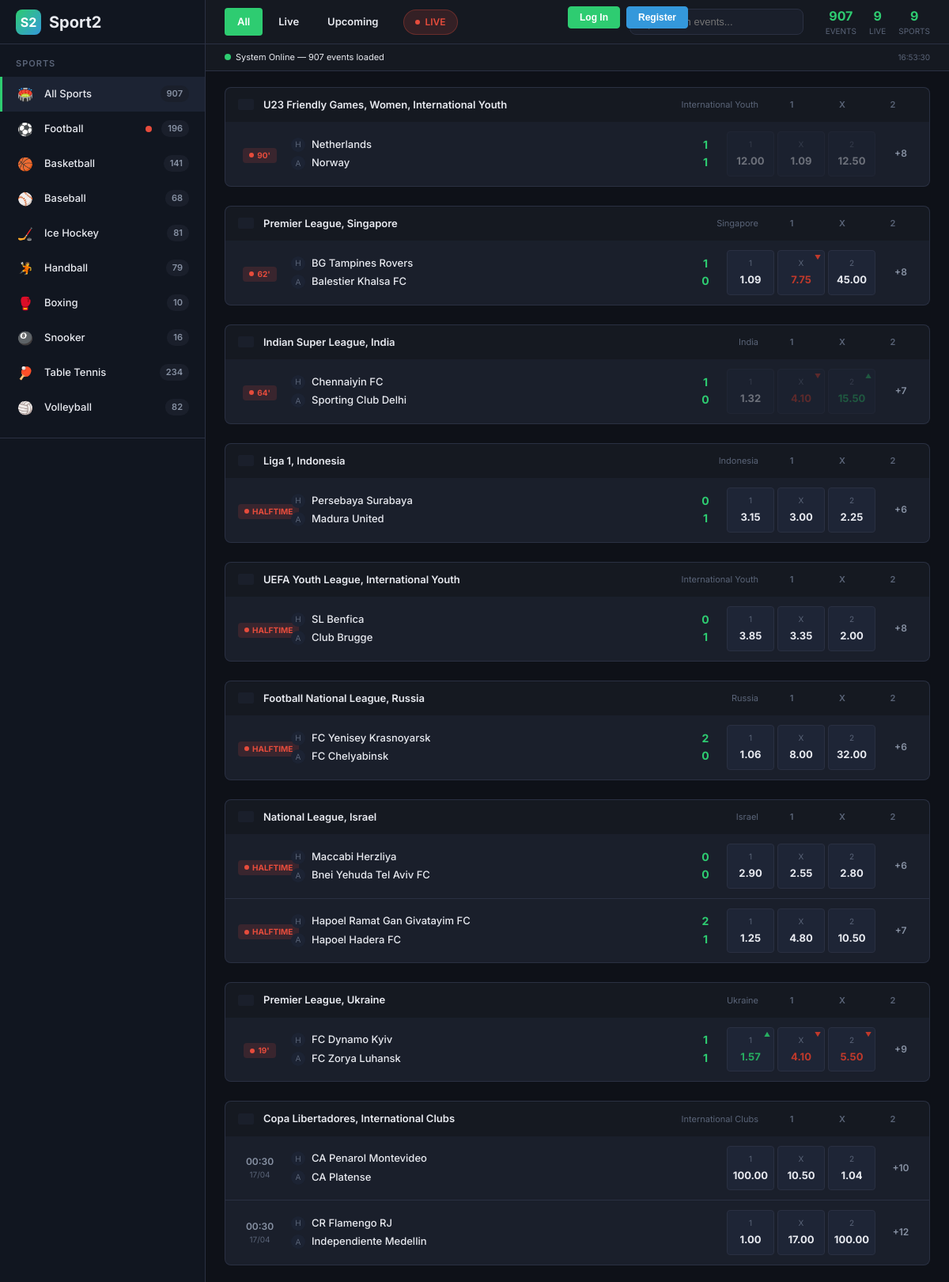
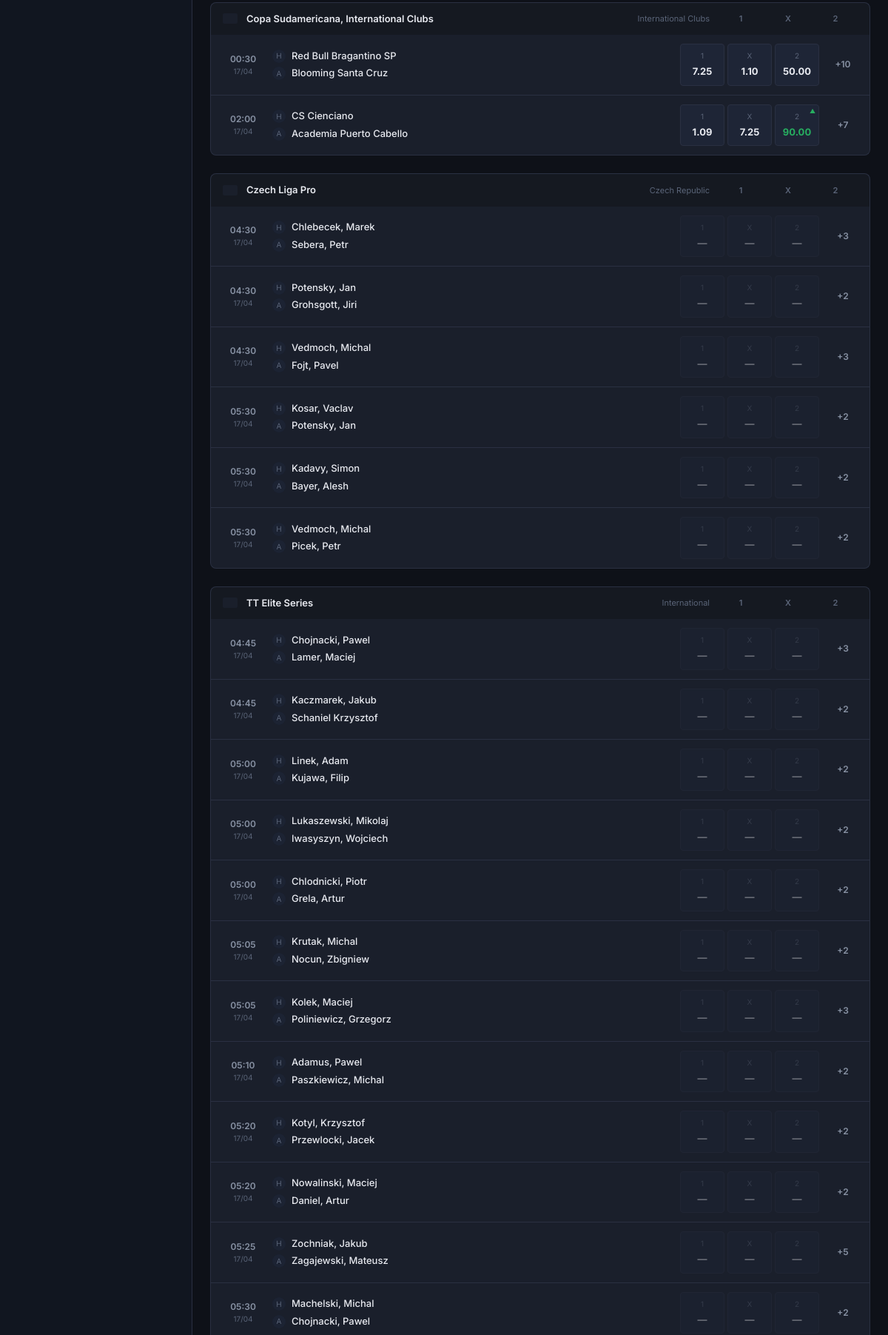
/sport2/public/index.php (upper part), run on the app's committed database (2 pictures, top to bottom).
### tables this page shows
CREATE TABLE `sports` (
  `id` int UNSIGNED NOT NULL,
  `name` varchar(100) NOT NULL,
  `slug` varchar(100) NOT NULL,
  `iso` varchar(50) DEFAULT NULL,
  `sport_type_id` int UNSIGNED DEFAULT NULL,
  `event_count` int UNSIGNED DEFAULT '0',
  `has_live` tinyint(1) DEFAULT '0',
  `has_stream` tinyint(1) DEFAULT '0',
  `sort_order` int UNSIGNED DEFAULT '0',
  `is_active` tinyint(1) DEFAULT '1',
  `synced_at` datetime NOT NULL DEFAULT CURRENT_TIMESTAMP
);

CREATE TABLE `events` (
  `id` bigint UNSIGNED NOT NULL,
  `ext_id` varchar(50) DEFAULT NULL,
  `event_code` varchar(50) DEFAULT NULL,
  `sport_id` int UNSIGNED NOT NULL,
  `league_id` int UNSIGNED NOT NULL,
  `category_id` int UNSIGNED DEFAULT NULL,
  `category_name` varchar(150) DEFAULT NULL,
  `name` varchar(300) NOT NULL,
  `home_team` varchar(150) DEFAULT NULL,
  `away_team` varchar(150) DEFAULT NULL,
  `home_logo` varchar(200) DEFAULT NULL,
  `away_logo` varchar(200) DEFAULT NULL,
  `competitors` json DEFAULT NULL,
  `event_date` datetime DEFAULT NULL,
  `event_type` tinyint UNSIGNED DEFAULT '0',
  `is_live` tinyint(1) DEFAULT '0',
  `is_live_stream` tinyint(1) DEFAULT '0',
  `is_parlay` tinyint(1) DEFAULT '1',
  `live_score` varchar(50) DEFAULT NULL,
  `live_time` varchar(50) DEFAULT NULL,
  `status` tinyint UNSIGNED DEFAULT '1' COMMENT '1=active, 2=suspended, 3=settled, 0=removed',
  `selections_count` int UNSIGNED DEFAULT '0',
  `synced_at` datetime NOT NULL DEFAULT CURRENT_TIMESTAMP
);

CREATE TABLE `leagues` (
  `id` int UNSIGNED NOT NULL,
  `name` varchar(200) NOT NULL,
  `sport_id` int UNSIGNED NOT NULL,
  `category_id` int UNSIGNED DEFAULT NULL,
  `iso` varchar(50) DEFAULT NULL,
  `sort_order` int UNSIGNED DEFAULT '0',
  `is_active` tinyint(1) DEFAULT '1',
  `synced_at` datetime NOT NULL DEFAULT CURRENT_TIMESTAMP
);

### sport2/public/index.php (the view, shortened to what this page needs)
<?php
$sportDb = Sport2Db::get();
$user = null;
$activeSport = isset($_GET['sport']) ? (int)$_GET['sport'] : 0;
$activeTab   = $_GET['tab'] ?? 'all';
$search      = trim($_GET['q'] ?? '');
$page        = max(1, (int)($_GET['page'] ?? 1));
$perPage     = 50;
$offset      = ($page - 1) * $perPage;
$sportsStmt = $sportDb->query("
    SELECT s.id, s.name, s.slug, s.iso, s.has_live,
        (SELECT COUNT(*) FROM events e WHERE e.sport_id = s.id AND e.status = 1) AS total_events,
        (SELECT COUNT(*) FROM events e WHERE e.sport_id = s.id AND e.is_live = 1 AND e.status = 1) AS live_count
    FROM sports s
    WHERE s.is_active = 1
    ORDER BY s.sort_order ASC, s.name ASC
");
$sports = $sportsStmt->fetchAll(PDO::FETCH_ASSOC);
$totalAllEvents = array_sum(array_column($sports, 'total_events'));
$totalLive = array_sum(array_column($sports, 'live_count'));
$totalSports = count(array_filter($sports, fn($s) => (int)$s['total_events'] > 0));
$sportIcons = [
    1 => '⚽', 2 => '🏀', 3 => '⚾', 4 => '🏒', 5 => '🎾', 6 => '🤾',
    10 => '🥊', 12 => '🏉', 13 => '🏈', 15 => '🏒', 16 => '🏈',
    19 => '🎱', 20 => '🏓', 21 => '🏏', 22 => '🎯', 23 => '🏐',
    24 => '🏑', 26 => '🤽', 29 => '⚽', 31 => '🏸', 34 => '🏐',
    37 => '🎾', 71 => '🎾', 109 => '🎮', 110 => '🎮', 111 => '🎮',
    117 => '🥋', 118 => '🎮', 137 => '🎮', 153 => '🎮', 155 => '🏀',
];
$where = ['e.status = 1'];
$whereSQL = implode(' AND ', $where);
$countStmt = $sportDb->prepare("SELECT COUNT(*) FROM events e WHERE {$whereSQL}");
$countStmt->execute();
$totalEvents = (int)$countStmt->fetchColumn();
$evtStmt = $sportDb->prepare("
    SELECT e.id, e.sport_id, e.league_id, e.category_name, e.name,
        e.home_team, e.away_team, e.home_logo, e.away_logo,
        e.event_date, e.is_live, e.live_score, e.live_time,
        e.selections_count, e.status,
        l.name AS league_name, l.iso AS league_iso,
        sp.name AS sport_name
    FROM events e
    LEFT JOIN leagues l ON e.league_id = l.id
    LEFT JOIN sports sp ON e.sport_id = sp.id
    WHERE {$whereSQL}
    ORDER BY e.is_live DESC, e.event_date ASC
    LIMIT :lim OFFSET :off
");
$evtStmt->bindValue(':lim', $perPage, PDO::PARAM_INT);
$evtStmt->bindValue(':off', $offset, PDO::PARAM_INT);
$evtStmt->execute();
$events = $evtStmt->fetchAll(PDO::FETCH_ASSOC);
$selByEvent = [];
if ($events) {
    $eventIds = array_column($events, 'id');
    $ph = implode(',', array_fill(0, count($eventIds), '?'));
    $selStmt = $sportDb->prepare("
        SELECT m.event_id, s.id AS sel_id, s.name AS sel_name, s.odds,
            s.previous_odds, s.odds_direction, s.is_active, s.column_num
        FROM markets m
        JOIN selections s ON s.market_id = m.id
        WHERE m.event_id IN ({$ph}) AND m.market_type_id = 1
        ORDER BY m.event_id, s.column_num
    ");
    $selStmt->execute($eventIds);
    foreach ($selStmt->fetchAll(PDO::FETCH_ASSOC) as $sel) {
        $selByEvent[$sel['event_id']][] = $sel;
    }
}
$leagueGroups = [];
foreach ($events as $evt) {
    $key = $evt['league_id'] ?: 0;
    if (!isset($leagueGroups[$key])) {
        $leagueGroups[$key] = [
            'league_name'  => $evt['league_name'] ?: 'Other',
            'category_name' => $evt['category_name'] ?: '',
            'league_iso'   => $evt['league_iso'] ?: '',
            'sport_name'   => $evt['sport_name'] ?: '',
            'events'       => [],
        ];
    }
    $evt['selections'] = $selByEvent[$evt['id']] ?? [];
    $leagueGroups[$key]['events'][] = $evt;
}
function e(string $str): string {
    return htmlspecialchars($str, ENT_QUOTES | ENT_HTML5, 'UTF-8');
}
function buildUrl(array $overrides = []): string {
    $params = array_merge($_GET, $overrides);
    unset($params['page']);
    if (isset($overrides['page'])) $params['page'] = $overrides['page'];
    return '?' . http_build_query($params);
}
?>
<!DOCTYPE html>
<html lang="en">
<head>
    <link rel="stylesheet" href="assets/css/sport2.css">
</head>
<body>
<div class="app-wrapper">
    <aside class="sidebar" id="sidebar">
        <div class="sidebar-brand">
            <div class="logo-icon">S2</div>
            <span>Sport<strong>2</strong></span>
        </div>
        <div class="sidebar-section">
            <div class="sidebar-section-title">Sports</div>
            <div id="sports-list">
                <a href="<?= e(buildUrl(['sport' => 0, 'tab' => $activeTab])) ?>"
                   class="sport-item <?= $activeSport === 0 ? 'active' : '' ?>">
                    <span class="sport-icon">🏟️</span>
                    <span class="sport-name">All Sports</span>
                    <span class="sport-count"><?= $totalAllEvents ?></span>
                </a>
                <?php foreach ($sports as $sp):
                    if ((int)$sp['total_events'] === 0) continue;
                    $icon = $sportIcons[(int)$sp['id']] ?? '🏅';
                    $isLive = (int)$sp['live_count'] > 0;
                ?>
                <a href="<?= e(buildUrl(['sport' => $sp['id'], 'tab' => $activeTab])) ?>"
                   class="sport-item <?= $activeSport === (int)$sp['id'] ? 'active' : '' ?>">
                    <span class="sport-icon"><?= $icon ?></span>
                    <span class="sport-name"><?= e($sp['name']) ?></span>
                    <?php if ($isLive): ?><span class="live-dot"></span><?php endif; ?>
                    <span class="sport-count"><?= (int)$sp['total_events'] ?></span>
                </a>
                <?php endforeach; ?>
            </div>
        </div>
    </aside>
    <main class="main-content">
        <header class="top-header">
            <div class="header-tabs">
                <a href="<?= e(buildUrl(['tab' => 'all'])) ?>" class="header-tab <?= $activeTab === 'all' ? 'active' : '' ?>">All</a>
                <a href="<?= e(buildUrl(['tab' => 'live'])) ?>" class="header-tab <?= $activeTab === 'live' ? 'active' : '' ?>">Live</a>
                <a href="<?= e(buildUrl(['tab' => 'upcoming'])) ?>" class="header-tab <?= $activeTab === 'upcoming' ? 'active' : '' ?>">Upcoming</a>
            </div>
            <div class="header-live">
                <span class="dot" style="width:6px;height:6px;background:var(--live-pulse);border-radius:50%;animation:pulse 1.5s infinite;"></span>
                LIVE
            </div>
            <form class="header-search" method="GET" action="">
                <span class="search-icon">🔍</span>
                <input type="text" name="q" id="search-input" placeholder="Search events..." value="<?= e($search) ?>">
            </form>
            <div class="header-stats">
                <div class="header-stat">
                    <div class="stat-value"><?= $totalAllEvents ?></div>
                    <div class="stat-label">Events</div>
                </div>
                <div class="header-stat">
                    <div class="stat-value"><?= $totalLive ?></div>
                    <div class="stat-label">Live</div>
                </div>
                <div class="header-stat">
                    <div class="stat-value"><?= $totalSports ?></div>
                    <div class="stat-label">Sports</div>
                </div>
            </div>
        </header>
        <div class="health-bar" id="health-bar">
            <div class="health-indicator">
                <div class="health-dot ok"></div>
                <span>System Online — <?= $totalEvents ?> events loaded</span>
            </div>
            <span style="margin-left:auto;color:var(--text-muted);font-size:10px;">
                <?= date('H:i:s') ?>
            </span>
        </div>
        <div class="content-area">
            <div id="events-container">
                <?php if (empty($leagueGroups)): ?>
                    <div class="empty-state">
                        <div class="empty-icon">🏟️</div>
                        <div class="empty-title">No events found</div>
                        <div class="empty-desc">Check back soon for upcoming matches</div>
                    </div>
                <?php else: ?>
                    <?php foreach ($leagueGroups as $leagueId => $group): ?>
                    <div class="league-group">
                        <div class="league-header">
                            <div class="league-flag">
                            </div>
                            <span class="league-name"><?= e($group['league_name']) ?></span>
                            <span class="league-category"><?= e($group['category_name']) ?></span>
                            <div class="league-market-headers">
                                <span>1</span><span>X</span><span>2</span>
                            </div>
                        </div>
                        <?php foreach ($group['events'] as $evt):
                            $isLive = (int)$evt['is_live'] === 1;
                            $scores = explode(':', $evt['live_score'] ?? '');
                            $homeScore = trim($scores[0] ?? '');
                            $awayScore = trim($scores[1] ?? '');
                            $sels = $evt['selections'];
                        ?>
                        <div class="event-row" data-event-id="<?= (int)$evt['id'] ?>">
                            <div class="event-time">
                                <?php if ($isLive): ?>
                                    <div class="event-live-badge">
                                        <span class="dot"></span> <?= e($evt['live_time'] ?: 'LIVE') ?>
                                    </div>
                                <?php elseif ($evt['event_date']): ?>
                                    <?php $d = new DateTime($evt['event_date']); ?>
                                    <div class="time"><?= $d->format('H:i') ?></div>
                                    <div class="date"><?= $d->format('d/m') ?></div>
                                <?php else: ?>
                                    <div class="time">TBD</div>
                                <?php endif; ?>
                            </div>
                            <div class="event-teams">
                                <div class="team-row">
                                    <div class="team-logo">
                                    </div>
                                    <span class="team-name"><?= e($evt['home_team'] ?: 'TBD') ?></span>
                                </div>
                                <div class="team-row">
                                    <div class="team-logo">
                                    </div>
                                    <span class="team-name"><?= e($evt['away_team'] ?: 'TBD') ?></span>
                                </div>
                            </div>
                            <?php if ($isLive && ($homeScore !== '' || $awayScore !== '')): ?>
                            <div class="event-score">
                                <span class="score-val"><?= e($homeScore) ?></span>
                                <span class="score-val"><?= e($awayScore) ?></span>
                            </div>
                            <?php endif; ?>
                            <div class="event-odds">
                                <?php
                                $labels = ['1', 'X', '2'];
                                for ($i = 0; $i < 3; $i++):
                                    $sel = null;
                                    foreach ($sels as $s) {
                                        if ((int)$s['column_num'] === $i + 1) { $sel = $s; break; }
                                    }
                                    if ($sel):
                                        $dir = (int)$sel['odds_direction'];
                                        $dirClass = $dir === 1 ? 'up' : ($dir === -1 ? 'down' : '');
                                        $active = (int)$sel['is_active'];
                                        $arrow = $dir === 1 ? '▲' : ($dir === -1 ? '▼' : '');
                                ?>
                                <div class="odd-btn <?= $dirClass ?> <?= !$active ? 'suspended' : '' ?>"
                                     data-sel-id="<?= e($sel['sel_id']) ?>"
                                     data-event="<?= (int)$evt['id'] ?>"
                                     data-odds="<?= number_format((float)$sel['odds'], 3, '.', '') ?>"
                                     data-sel-name="<?= e($sel['sel_name']) ?>"
                                     data-home="<?= e($evt['home_team'] ?? '') ?>"
                                     data-away="<?= e($evt['away_team'] ?? '') ?>">
                                    <span class="odd-label"><?= $labels[$i] ?></span>
                                    <span class="odd-value"><?= number_format((float)$sel['odds'], 2) ?></span>
                                    <?php if ($arrow): ?><span class="odd-arrow"><?= $arrow ?></span><?php endif; ?>
                                </div>
                                <?php else: ?>
                                <div class="odd-btn suspended">
                                    <span class="odd-label"><?= $labels[$i] ?></span>
                                    <span class="odd-value">—</span>
                                </div>
                                <?php endif; ?>
                                <?php endfor; ?>
                            </div>
                            <div class="event-more">+<?= max(0, (int)$evt['selections_count'] - 3) ?></div>
                        </div>
                        <?php endforeach; ?>
                    </div>
                    <?php endforeach; ?>
                <?php endif; ?>
            </div>
        </div>
    </main>
    <div class="auth-bar" id="auth-bar">
        <?php if ($user): ?>
        <div class="auth-logged-in" id="auth-logged-in">
            <span class="user-balance" id="user-balance"><?= number_format((float)$user['balance'], 2) ?></span>
            <span class="user-name" id="user-name"><?= e($user['username']) ?></span>
            <button class="auth-btn mybets-btn" id="btn-my-bets">My Bets</button>
            <?php if (in_array($user['role'], ['admin', 'super_admin'])): ?>
            <button class="auth-btn admin-btn" id="btn-admin-ggr">GGR</button>
            <?php endif; ?>
            <button class="auth-btn logout-btn" id="btn-logout">Logout</button>
        </div>
        <?php else: ?>
        <div class="auth-logged-out" id="auth-logged-out">
            <button class="auth-btn login-btn" id="btn-show-login">Log In</button>
            <button class="auth-btn register-btn" id="btn-show-register">Register</button>
        </div>
        <?php endif; ?>
    </div>
</div>
</body>
</html>

### data on the page
sports: id "⚽", name "Football", total_events "196"
sports: id "🏀", name "Basketball", total_events "141"
sports: id "⚾", name "Baseball", total_events "68"
sports: id "🏒", name "Ice Hockey", total_events "81"
sports: id "🤾", name "Handball", total_events "79"
sports: id "🥊", name "Boxing", total_events "10"
sports: id "🎱", name "Snooker", total_events "16"
sports: id "🏓", name "Table Tennis", total_events "234"
sports: id "🏐", name "Volleyball", total_events "82"
events: league.name "U23 Friendly Games, Women, International Youth", category_name "International Youth", live_time "90'", home_team "Netherlands", away_team "Norway", live_score "1", i "1", odds "12.00", i "X", odds "1.09", i "2", odds "12.50", max(0,(int)$evt['selections_count']-3) "8"
events: league.name "Premier League, Singapore", category_name "Singapore", live_time "62'", home_team "BG Tampines Rovers", away_team "Balestier Khalsa FC", live_score "1", live_score "0", i "1", odds "1.09", i "X", odds "7.75", arrow "▼", i "2", odds "45.00", max(0,(int)$evt['selections_count']-3) "8"
events: league.name "Indian Super League, India", category_name "India", live_time "64'", home_team "Chennaiyin FC", away_team "Sporting Club Delhi", live_score "1", live_score "0", i "1", odds "1.32", i "X", odds "4.10", arrow "▼", i "2", odds "15.50", arrow "▲", max(0,(int)$evt['selections_count']-3) "7"
events: league.name "Liga 1, Indonesia", category_name "Indonesia", live_time "HALFTIME", home_team "Persebaya Surabaya", away_team "Madura United", live_score "0", live_score "1", i "1", odds "3.15", i "X", odds "3.00", i "2", odds "2.25", max(0,(int)$evt['selections_count']-3) "6"
events: league.name "UEFA Youth League, International Youth", category_name "International Youth", live_time "HALFTIME", home_team "SL Benfica", away_team "Club Brugge", live_score "0", live_score "1", i "1", odds "3.85", i "X", odds "3.35", i "2", odds "2.00", max(0,(int)$evt['selections_count']-3) "8"
events: league.name "Football National League, Russia", category_name "Russia", live_time "HALFTIME", home_team "FC Yenisey Krasnoyarsk", away_team "FC Chelyabinsk", live_score "2", live_score "0", i "1", odds "1.06", i "X", odds "8.00", i "2", odds "32.00", max(0,(int)$evt['selections_count']-3) "6"
events: live_time "HALFTIME", home_team "Maccabi Herzliya", away_team "Bnei Yehuda Tel Aviv FC", live_score "0", i "1", odds "2.90", i "X", odds "2.55", i "2", odds "2.80", max(0,(int)$evt['selections_count']-3) "6"
events: live_time "HALFTIME", home_team "Hapoel Ramat Gan Givatayim FC", away_team "Hapoel Hadera FC", live_score "2", live_score "1", i "1", odds "1.25", i "X", odds "4.80", i "2", odds "10.50", max(0,(int)$evt['selections_count']-3) "7"
events: league.name "Premier League, Ukraine", category_name "Ukraine", live_time "19'", home_team "FC Dynamo Kyiv", away_team "FC Zorya Luhansk", live_score "1", i "1", odds "1.57", arrow "▲", i "X", odds "4.10", arrow "▼", i "2", odds "5.50", max(0,(int)$evt['selections_count']-3) "9"
events: event_date "00:30", event_date "17/04", home_team "CA Penarol Montevideo", away_team "CA Platense", i "1", odds "100.00", i "X", odds "10.50", i "2", odds "1.04", max(0,(int)$evt['selections_count']-3) "10"
events: event_date "00:30", event_date "17/04", home_team "CR Flamengo RJ", away_team "Independiente Medellin", i "1", odds "1.00", i "X", odds "17.00", i "2", odds "100.00", max(0,(int)$evt['selections_count']-3) "12"
events: event_date "00:30", event_date "17/04", home_team "Red Bull Bragantino SP", away_team "Blooming Santa Cruz", i "1", odds "7.25", i "X", odds "1.10", i "2", odds "50.00", max(0,(int)$evt['selections_count']-3) "10"
events: event_date "02:00", event_date "17/04", home_team "CS Cienciano", away_team "Academia Puerto Cabello", i "1", odds "1.09", i "X", odds "7.25", i "2", odds "90.00", arrow "▲", max(0,(int)$evt['selections_count']-3) "7"
events: event_date "04:30", event_date "17/04", home_team "Chlebecek, Marek", away_team "Sebera, Petr", i "1", i "X", i "2", max(0,(int)$evt['selections_count']-3) "3"
events: event_date "04:30", event_date "17/04", home_team "Potensky, Jan", away_team "Grohsgott, Jiri", i "1", i "X", i "2", max(0,(int)$evt['selections_count']-3) "2"
events: event_date "04:30", event_date "17/04", home_team "Vedmoch, Michal", away_team "Fojt, Pavel", i "1", i "X", i "2", max(0,(int)$evt['selections_count']-3) "3"
events: event_date "05:30", event_date "17/04", home_team "Kosar, Vaclav", away_team "Potensky, Jan", i "1", i "X", i "2", max(0,(int)$evt['selections_count']-3) "2"
events: event_date "05:30", event_date "17/04", home_team "Kadavy, Simon", away_team "Bayer, Alesh", i "1", i "X", i "2", max(0,(int)$evt['selections_count']-3) "2"
events: event_date "05:30", event_date "17/04", home_team "Vedmoch, Michal", away_team "Picek, Petr", i "1", i "X", i "2", max(0,(int)$evt['selections_count']-3) "2"
events: event_date "04:45", event_date "17/04", home_team "Chojnacki, Pawel", away_team "Lamer, Maciej", i "1", i "X", i "2", max(0,(int)$evt['selections_count']-3) "3"
events: event_date "04:45", event_date "17/04", home_team "Kaczmarek, Jakub", away_team "Schaniel Krzysztof", i "1", i "X", i "2", max(0,(int)$evt['selections_count']-3) "2"
events: event_date "05:00", event_date "17/04", home_team "Linek, Adam", away_team "Kujawa, Filip", i "1", i "X", i "2", max(0,(int)$evt['selections_count']-3) "2"
events: event_date "05:00", event_date "17/04", home_team "Lukaszewski, Mikolaj", away_team "Iwasyszyn, Wojciech", i "1", i "X", i "2", max(0,(int)$evt['selections_count']-3) "2"
events: event_date "05:00", event_date "17/04", home_team "Chlodnicki, Piotr", away_team "Grela, Artur", i "1", i "X", i "2", max(0,(int)$evt['selections_count']-3) "2"
events: event_date "05:05", event_date "17/04", home_team "Krutak, Michal", away_team "Nocun, Zbigniew", i "1", i "X", i "2", max(0,(int)$evt['selections_count']-3) "2"
events: event_date "05:05", event_date "17/04", home_team "Kolek, Maciej", away_team "Poliniewicz, Grzegorz", i "1", i "X", i "2", max(0,(int)$evt['selections_count']-3) "3"
events: event_date "05:10", event_date "17/04", home_team "Adamus, Pawel", away_team "Paszkiewicz, Michal", i "1", i "X", i "2", max(0,(int)$evt['selections_count']-3) "2"
events: event_date "05:20", event_date "17/04", home_team "Kotyl, Krzysztof", away_team "Przewlocki, Jacek", i "1", i "X", i "2", max(0,(int)$evt['selections_count']-3) "2"
events: event_date "05:20", event_date "17/04", home_team "Nowalinski, Maciej", away_team "Daniel, Artur", i "1", i "X", i "2", max(0,(int)$evt['selections_count']-3) "2"
events: event_date "05:25", event_date "17/04", home_team "Zochniak, Jakub", away_team "Zagajewski, Mateusz", i "1", i "X", i "2", max(0,(int)$evt['selections_count']-3) "5"
events: event_date "05:30", event_date "17/04", home_team "Machelski, Michal", away_team "Chojnacki, Pawel", i "1", i "X", i "2", max(0,(int)$evt['selections_count']-3) "2"

### other printed values
$totalAllEvents "907"
$totalLive "9"
$totalSports "9"
$totalEvents "907"
$group['league_name'] "National League, Israel"
$group['category_name'] "Israel"
$group['league_name'] "Copa Libertadores, International Clubs"
$group['category_name'] "International Clubs"
$group['league_name'] "Copa Sudamericana, International Clubs"
$group['league_name'] "Czech Liga Pro"
$group['category_name'] "Czech Republic"
$group['league_name'] "TT Elite Series"
$group['category_name'] "International"
